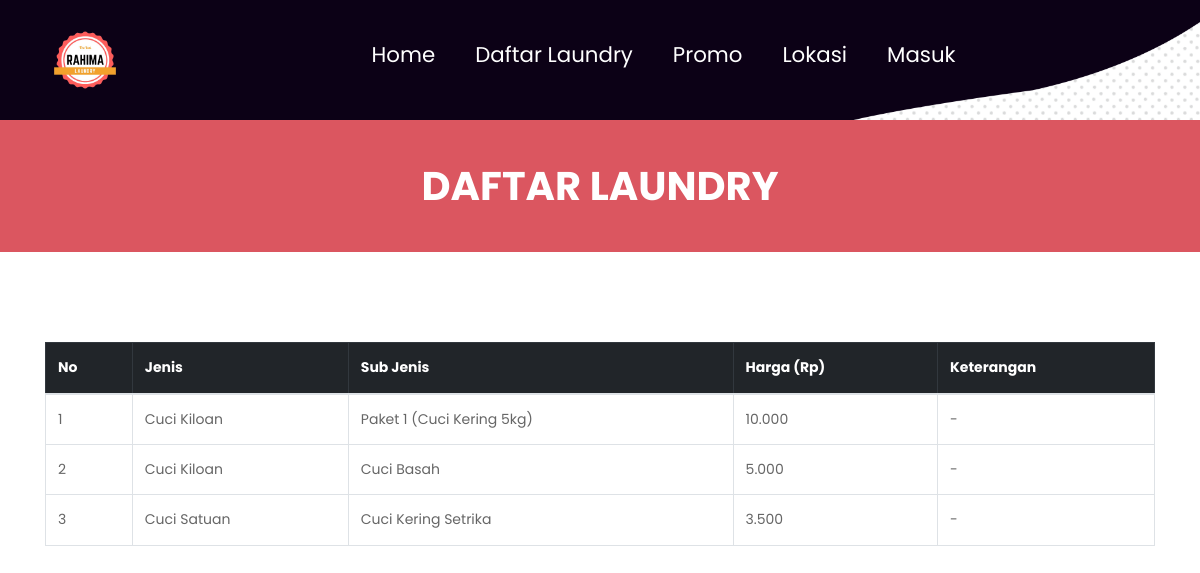
The page /daftar.php on the database as committed earlier.
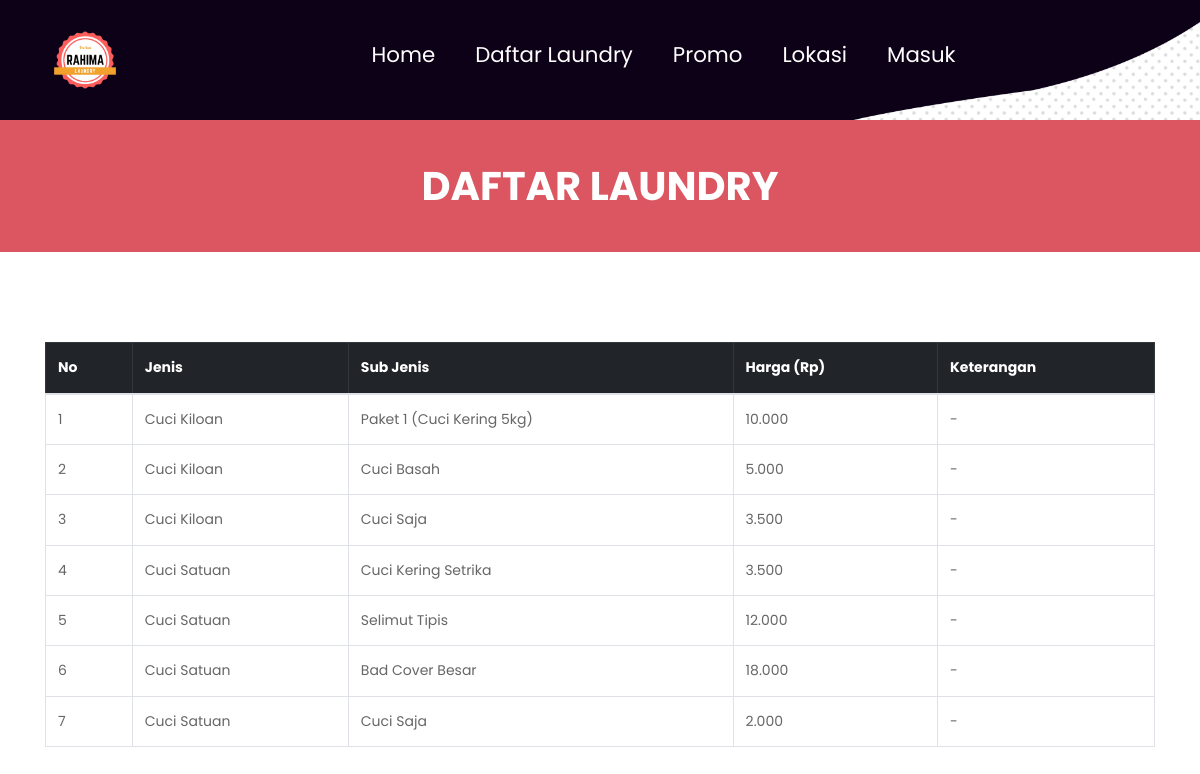
The same page on the database as committed later.
### tables this page shows
CREATE TABLE `jenis` (
  `idjenis` int(5) NOT NULL,
  `jenis` enum('Cuci Kiloan','Cuci Satuan') NOT NULL,
  `subjenis` varchar(50) NOT NULL,
  `harga` float NOT NULL,
  `ket` text NOT NULL
);

### daftar.php (the view, shortened to what this page needs)
<?php require('header.php') ?>
	</div>
  <div class="collection_text">DAFTAR LAUNDRY</div>
    <div class="layout_padding collection_section">
    	<div class="container">
           <div class="panel panel-default">
                <div class="panel-body">
                    <div class="table-responsive">
                        <table class="table table-bordered table-hover " id="dataTables-example">
                            <thead class="success table-dark">
                                <tr>
                                    <th>No</th>
                                        <th>Jenis</th>
                                        <th>Sub Jenis</th>
                                        <th>Harga (Rp)</th>
                                        <th>Keterangan</th>
                                </tr>
                            </thead>
                            <tbody>
                                    <?php $no=1; $query = mysqli_query($kon, "SELECT * FROM jenis ORDER BY jenis ASC");
                                        while($data = mysqli_fetch_array($query)){ ?>
                                            <tr class="odd gradeX">
                                                    <td><?= $no++; ?></td>
                                                    <td><?= $data['jenis'] ?></td>
                                                    <td><?= $data['subjenis'] ?></td>
                                                    <td><?= number_format($data['harga'],0,'.','.') ?></td>
                                                    <td><?= $data['ket'] ?></td>
                                                </tr>
                                        <?php } ?>
                                </tbody>
                        </table>
                        <br>
                        <br>
                        <br>
                    </div>
                </div>
            </div>
    	</div>
    </div>
   </body>
</html>

### header.php (shortened to what this page needs)
<?php require('kon.php');session_start(); require('delete.php'); error_reporting(0);
    $level  = $_SESSION['level'];
    $username   = $_SESSION['username'];
    $query      = mysqli_query($kon,"SELECT * FROM user WHERE level='$level' AND username = '$username'");
    $memori       = mysqli_fetch_array($query);
?>
<!DOCTYPE html>
<html lang="en">
   <head>
      <link rel="stylesheet" href="css/bootstrap.min.css">
      <link rel="stylesheet" href="css/style.css">
      <link rel="stylesheet" href="css/responsive.css">
      <link rel="stylesheet" href="css/jquery.mCustomScrollbar.min.css">
      <link rel="stylesheet" href="https://netdna.bootstrapcdn.com/font-awesome/4.0.3/css/font-awesome.css">
      <link rel="stylesheet" href="css/owl.carousel.min.css">
      <link rel="stylesheet" href="css/owl.theme.default.min.css">
      <link rel="stylesheet" href="https://cdnjs.cloudflare.com/ajax/libs/fancybox/2.1.5/jquery.fancybox.min.css" media="screen">
   </head>
   <body class="main-layout">
	<div class="header_section">
		<div class="container">
			<div class="row">
				<div class="col-sm-3">
					<div class="logo"><a href="#"><img src="images/logo.png" width="80px"></a></div>
				</div>
				<div class="col-sm-9">
					<nav class="navbar navbar-expand-lg navbar-light bg-light">
                    <div class="collapse navbar-collapse" id="navbarNavAltMarkup">
                        <div class="navbar-nav">
                           <a class="nav-item nav-link" href="index.php">Home</a>
                           <a class="nav-item nav-link" href="daftar.php">Daftar Laundry</a>
                           <a class="nav-item nav-link" href="promo.php">Promo</a>
                           <a class="nav-item nav-link" href="lokasi.php">Lokasi</a>
                           <?php if($memori['level']=='Pelanggan'){ ?>
                              <a class="nav-item nav-link" href="keluar.php">Keluar</a>
                           <?php }else{ ?>
                              <a class="nav-item nav-link" href="masuk.php">Masuk</a>
                           <?php } ?>
                        </div>
                    </div>
                    </nav>
				</div>
			</div>
		</div>

### css/style.css (style rules this page uses)
* { box-sizing: border-box !important; transition: ease all 0.5s; }
html { scroll-behavior: smooth; }
body { color: #666666; font-size: 14px; font-family: Poppins; line-height: 1.80857; font-weight: normal; overflow-x: hidden; }
a { color: #1f1f1f; text-decoration: none !important; outline: none !important; -webkit-transition: all .3s ease-in-out; -moz-transition: all .3s ease-in-out; -ms-transition: all .3s ease-in-out; -o-transition: all .3s ease-in-out; transition: all .3s ease-in-out; }
*, *::after, *::before { -webkit-box-sizing: border-box; -moz-box-sizing: border-box; box-sizing: border-box; }
a { color: #222222; text-decoration: none; outline: none !important; }
a, .btn { text-decoration: none !important; outline: none !important; -webkit-transition: all .3s ease-in-out; -moz-transition: all .3s ease-in-out; -ms-transition: all .3s ease-in-out; -o-transition: all .3s ease-in-out; transition: all .3s ease-in-out; }
img { max-width: 100%; height: auto; }
.layout_padding { padding-top: 90px; padding-bottom: 90px; }
.header_section { width: 100%; float: left; background-image: url(../images/banner.png); height: auto; padding: 20px 0px; background-size: 100%; background-repeat: no-repeat; }
.bg-light { background-color: transparent !important; }
.navbar-light .navbar-nav .nav-link { color: #fff; font-size: 16pt; }
.navbar-expand-lg .navbar-nav .nav-link { padding-right: 0.9rem; padding-left: 1.6rem; }
body { width:100%; height:100%; }
.carousel-inner,.carousel,.carousel-item,.container,.fill { height:100%; width:100%; background-position:center center; background-size:cover; }
.collection_section { width: 100%; float: left; padding-bottom: 0px; }
.collection_text { width: 100%; float: left; color: #ffffff; text-align: center; font-weight: bold; font-size: 40px; background-color: #db5660; padding: 30px 0px; }

Rows that differ between the two databases and show on the page:
added jenis: jenis "Cuci Kiloan", subjenis "Cuci Saja", harga "3.500", ket "-"
added jenis: jenis "Cuci Satuan", subjenis "Selimut Tipis", harga "12.000", ket "-"
added jenis: jenis "Cuci Satuan", subjenis "Bad Cover Besar", harga "18.000", ket "-"
added jenis: jenis "Cuci Satuan", subjenis "Cuci Saja", harga "2.000", ket "-"
